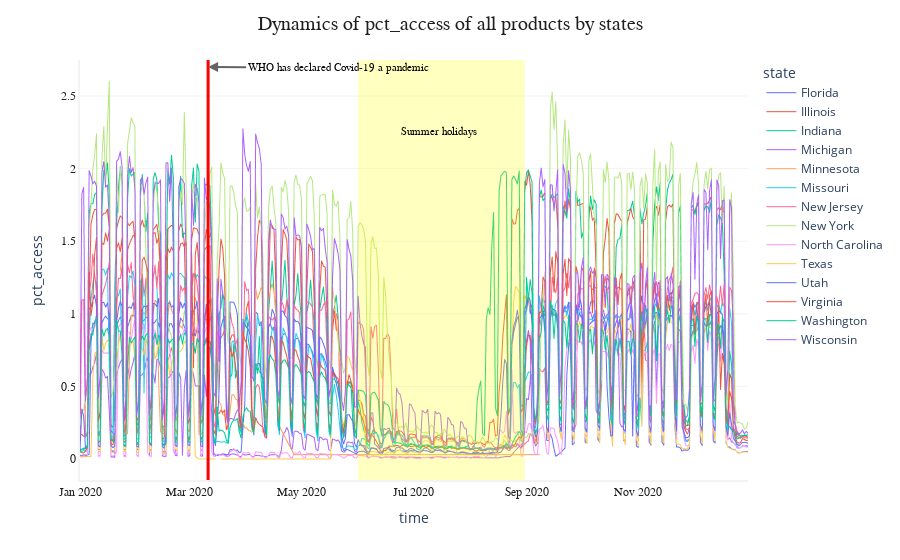

The cell this chart's notebook holds for it:
### Markdown cell above
# Filter the plotly chart category
+ We now Visualize Dynamics of pct_access of all products by states

### Code cell
#Dynamics of pct_access of all products by states
fig = px.line(st_acсess, x="time", y="pct_access", color="state", line_group="state")

fig.update_layout(plot_bgcolor = 'white', title = 'Dynamics of pct_access of all products by states', 
                  title_font_family = 'monospace', title_font_color = '#221f1f', title_font_size = 20, title_x = 0.5)
fig.update_xaxes(showline = True, linecolor = '#f5f2f2', linewidth = 2, tickfont_family = 'monospace', tickfont_color = '#221f1f', tickfont_size = 12)
fig.update_yaxes(showline = True, linecolor = '#f5f2f2', 
                 showgrid = True, gridwidth = 1, gridcolor = '#f5f2f2',
                 linewidth = 2, tickfont_family = 'monospace', tickfont_color = '#221f1f', tickfont_size = 12)

fig.add_vline(x = '2020-03-11', line_width = 3, line_color="red")

fig.add_annotation(
        x='2020-03-11',
        y=2.7,
        text="WHO has declared Covid-19 a pandemic",
        showarrow=True,
        font=dict(
            family="monospace",
            size=11,
            color="black"
            ),
        arrowhead=2,
        arrowsize=1,
        arrowwidth=2,
        arrowcolor="#636363",
        ax= 130,
        ay=1
        )

fig.add_vrect(x0="2020-06-01", x1="2020-08-31", fillcolor="yellow", opacity=0.25, line_width=0)

fig.add_annotation(
        x='2020-07-15',
        y=2.25,
        text="Summer holidays",
        showarrow=False,
        font=dict(
            family="monospace",
            size=11,
            color="black"
            )
        )

fig.update_traces(line_width=1)

fig.show()

### Figure 1 — Plotly figure (JSON) as saved in the notebook; plotly's stock layout.template omitted (floating-point values rounded to 4 significant figures; data arrays with more than 128 entries replaced by an {"elided": "..."} marker saying what was removed)
{"data": [{"hovertemplate": "state=Florida<br>time=%{x}<br>pct_access=%{y}<extra></extra>", "legendgroup": "Florida", "line": {"color": "#636efa", "dash": "solid", "width": 1}, "mode": "lines", "name": "Florida", "showlegend": true, "type": "scattergl", "x": {"elided": "366 str values"}, "xaxis": "x", "y": {"elided": "366 float values"}, "yaxis": "y"}, {"hovertemplate": "state=Illinois<br>time=%{x}<br>pct_access=%{y}<extra></extra>", "legendgroup": "Illinois", "line": {"color": "#EF553B", "dash": "solid", "width": 1}, "mode": "lines", "name": "Illinois", "showlegend": true, "type": "scattergl", "x": {"elided": "366 str values"}, "xaxis": "x", "y": {"elided": "366 float values"}, "yaxis": "y"}, {"hovertemplate": "state=Indiana<br>time=%{x}<br>pct_access=%{y}<extra></extra>", "legendgroup": "Indiana", "line": {"color": "#00cc96", "dash": "solid", "width": 1}, "mode": "lines", "name": "Indiana", "showlegend": true, "type": "scattergl", "x": {"elided": "366 str values"}, "xaxis": "x", "y": {"elided": "366 float values"}, "yaxis": "y"}, {"hovertemplate": "state=Michigan<br>time=%{x}<br>pct_access=%{y}<extra></extra>", "legendgroup": "Michigan", "line": {"color": "#ab63fa", "dash": "solid", "width": 1}, "mode": "lines", "name": "Michigan", "showlegend": true, "type": "scattergl", "x": {"elided": "366 str values"}, "xaxis": "x", "y": {"elided": "366 float values"}, "yaxis": "y"}, {"hovertemplate": "state=Minnesota<br>time=%{x}<br>pct_access=%{y}<extra></extra>", "legendgroup": "Minnesota", "line": {"color": "#FFA15A", "dash": "solid", "width": 1}, "mode": "lines", "name": "Minnesota", "showlegend": true, "type": "scattergl", "x": ["2020-01-23T00:00:00", "2020-01-24T00:00:00", "2020-01-25T00:00:00", "2020-01-26T00:00:00", "2020-01-27T00:00:00", "2020-01-28T00:00:00", "2020-01-29T00:00:00", "2020-01-30T00:00:00", "2020-01-31T00:00:00", "2020-02-01T00:00:00", "2020-02-02T00:00:00", "2020-02-03T00:00:00", "2020-02-04T00:00:00", "2020-02-05T00:00:00", "2020-02-06T00:00:00", "2020-02-07T00:00:00", "2020-02-08T00:00:00", "2020-02-09T00:00:00", "2020-02-10T00:00:00", "2020-02-11T00:00:00", "2020-02-12T00:00:00", "2020-02-13T00:00:00", "2020-02-14T00:00:00", "2020-02-15T00:00:00", "2020-02-16T00:00:00", "2020-02-17T00:00:00", "2020-02-18T00:00:00", "2020-02-19T00:00:00", "2020-02-20T00:00:00", "2020-02-21T00:00:00", "2020-02-22T00:00:00", "2020-02-23T00:00:00", "2020-02-24T00:00:00", "2020-02-25T00:00:00", "2020-02-26T00:00:00", "2020-02-27T00:00:00", "2020-02-28T00:00:00", "2020-02-29T00:00:00", "2020-03-01T00:00:00", "2020-03-02T00:00:00", "2020-03-03T00:00:00", "2020-03-04T00:00:00", "2020-03-05T00:00:00", "2020-03-06T00:00:00", "2020-03-07T00:00:00", "2020-03-08T00:00:00", "2020-03-09T00:00:00", "2020-03-10T00:00:00", "2020-03-11T00:00:00", "2020-03-12T00:00:00", "2020-03-13T00:00:00", "2020-03-14T00:00:00", "2020-03-15T00:00:00", "2020-03-16T00:00:00", "2020-03-17T00:00:00", "2020-03-18T00:00:00", "2020-03-19T00:00:00", "2020-03-20T00:00:00", "2020-03-21T00:00:00", "2020-03-22T00:00:00", "2020-03-23T00:00:00", "2020-03-24T00:00:00", "2020-03-25T00:00:00", "2020-03-26T00:00:00", "2020-03-27T00:00:00", "2020-03-28T00:00:00", "2020-03-29T00:00:00", "2020-03-30T00:00:00", "2020-03-31T00:00:00", "2020-04-01T00:00:00", "2020-04-02T00:00:00", "2020-04-03T00:00:00", "2020-04-04T00:00:00", "2020-04-05T00:00:00", "2020-04-06T00:00:00", "2020-04-07T00:00:00", "2020-04-08T00:00:00", "2020-04-09T00:00:00", "2020-04-10T00:00:00", "2020-04-11T00:00:00", "2020-04-12T00:00:00", "2020-04-13T00:00:00", "2020-04-14T00:00:00", "2020-04-15T00:00:00", "2020-04-16T00:00:00", "2020-04-17T00:00:00", "2020-04-18T00:00:00", "2020-04-19T00:00:00", "2020-04-20T00:00:00", "2020-04-27T00:00:00", "2020-05-20T00:00:00", "2020-07-28T00:00:00", "2020-09-08T00:00:00"], "xaxis": "x", "y": [1.294, 1.423, 0.265, 0.1792, 0.1742, 0.6872, 0.99, 0.9783, 1.219, 0.206, 0.1828, 1.018, 0.9949, 1.008, 0.9795, 1.105, 0.1746, 0.1859, 1.004, 1.092, 1.082, 0.5255, 0.189, 0.1751, 0.1768, 0.1791, 0.9872, 1.092, 1.026, 0.9967, 0.21, 0.1761, 0.9189, 0.9148, 0.9, 1.012, 1.043, 0.1848, 0.204, 0.9709, 0.9992, 1.111, 1.067, 0.1694, 0.169, 0.1822, 0.951, 0.9652, 0.8933, 1.027, 1.104, 0.2033, 0.1826, 0.9234, 0.3965, 0.3711, 0.3045, 0.3039, 0.2176, 0.2037, 0.3323, 0.4435, 0.4407, 0.4133, 0.4072, 0.2847, 0.2424, 0.2522, 0.2137, 0.2145, 0.1989, 0.1941, 0.1837, 0.2049, 1.175, 1.101, 1.141, 1.179, 1.148, 0.4142, 0.2383, 1.095, 1.162, 1.207, 1.149, 1.032, 0.3461, 0.2319, 0.1985, 0.03, 0.03, 0.03, 0.03], "yaxis": "y"}, {"hovertemplate": "state=Missouri<br>time=%{x}<br>pct_access=%{y}<extra></extra>", "legendgroup": "Missouri", "line": {"color": "#19d3f3", "dash": "solid", "width": 1}, "mode": "lines", "name": "Missouri", "showlegend": true, "type": "scattergl", "x": {"elided": "366 str values"}, "xaxis": "x", "y": {"elided": "366 float values"}, "yaxis": "y"}, {"hovertemplate": "state=New Jersey<br>time=%{x}<br>pct_access=%{y}<extra></extra>", "legendgroup": "New Jersey", "line": {"color": "#FF6692", "dash": "solid", "width": 1}, "mode": "lines", "name": "New Jersey", "showlegend": true, "type": "scattergl", "x": {"elided": "366 str values"}, "xaxis": "x", "y": {"elided": "366 float values"}, "yaxis": "y"}, {"hovertemplate": "state=New York<br>time=%{x}<br>pct_access=%{y}<extra></extra>", "legendgroup": "New York", "line": {"color": "#B6E880", "dash": "solid", "width": 1}, "mode": "lines", "name": "New York", "showlegend": true, "type": "scattergl", "x": {"elided": "366 str values"}, "xaxis": "x", "y": {"elided": "366 float values"}, "yaxis": "y"}, {"hovertemplate": "state=North Carolina<br>time=%{x}<br>pct_access=%{y}<extra></extra>", "legendgroup": "North Carolina", "line": {"color": "#FF97FF", "dash": "solid", "width": 1}, "mode": "lines", "name": "North Carolina", "showlegend": true, "type": "scattergl", "x": {"elided": "366 str values"}, "xaxis": "x", "y": {"elided": "366 float values"}, "yaxis": "y"}, {"hovertemplate": "state=Texas<br>time=%{x}<br>pct_access=%{y}<extra></extra>", "legendgroup": "Texas", "line": {"color": "#FECB52", "dash": "solid", "width": 1}, "mode": "lines", "name": "Texas", "showlegend": true, "type": "scattergl", "x": {"elided": "365 str values"}, "xaxis": "x", "y": {"elided": "365 float values"}, "yaxis": "y"}, {"hovertemplate": "state=Utah<br>time=%{x}<br>pct_access=%{y}<extra></extra>", "legendgroup": "Utah", "line": {"color": "#636efa", "dash": "solid", "width": 1}, "mode": "lines", "name": "Utah", "showlegend": true, "type": "scattergl", "x": {"elided": "366 str values"}, "xaxis": "x", "y": {"elided": "366 float values"}, "yaxis": "y"}, {"hovertemplate": "state=Virginia<br>time=%{x}<br>pct_access=%{y}<extra></extra>", "legendgroup": "Virginia", "line": {"color": "#EF553B", "dash": "solid", "width": 1}, "mode": "lines", "name": "Virginia", "showlegend": true, "type": "scattergl", "x": {"elided": "366 str values"}, "xaxis": "x", "y": {"elided": "366 float values"}, "yaxis": "y"}, {"hovertemplate": "state=Washington<br>time=%{x}<br>pct_access=%{y}<extra></extra>", "legendgroup": "Washington", "line": {"color": "#00cc96", "dash": "solid", "width": 1}, "mode": "lines", "name": "Washington", "showlegend": true, "type": "scattergl", "x": {"elided": "366 str values"}, "xaxis": "x", "y": {"elided": "366 float values"}, "yaxis": "y"}, {"hovertemplate": "state=Wisconsin<br>time=%{x}<br>pct_access=%{y}<extra></extra>", "legendgroup": "Wisconsin", "line": {"color": "#ab63fa", "dash": "solid", "width": 1}, "mode": "lines", "name": "Wisconsin", "showlegend": true, "type": "scattergl", "x": {"elided": "366 str values"}, "xaxis": "x", "y": {"elided": "366 float values"}, "yaxis": "y"}], "layout": {"annotations": [{"arrowcolor": "#636363", "arrowhead": 2, "arrowsize": 1, "arrowwidth": 2, "ax": 130, "ay": 1, "font": {"color": "black", "family": "monospace", "size": 11}, "showarrow": true, "text": "WHO has declared Covid-19 a pandemic", "x": "2020-03-11", "y": 2.7}, {"font": {"color": "black", "family": "monospace", "size": 11}, "showarrow": false, "text": "Summer holidays", "x": "2020-07-15", "y": 2.25}], "legend": {"title": {"text": "state"}, "tracegroupgap": 0}, "margin": {"t": 60}, "plot_bgcolor": "white", "shapes": [{"line": {"color": "red", "width": 3}, "type": "line", "x0": "2020-03-11", "x1": "2020-03-11", "xref": "x", "y0": 0, "y1": 1, "yref": "y domain"}, {"fillcolor": "yellow", "line": {"width": 0}, "opacity": 0.25, "type": "rect", "x0": "2020-06-01", "x1": "2020-08-31", "xref": "x", "y0": 0, "y1": 1, "yref": "y domain"}], "title": {"font": {"color": "#221f1f", "family": "monospace", "size": 20}, "text": "Dynamics of pct_access of all products by states", "x": 0.5}, "xaxis": {"anchor": "y", "domain": [0, 1], "linecolor": "#f5f2f2", "linewidth": 2, "showline": true, "tickfont": {"color": "#221f1f", "family": "monospace", "size": 12}, "title": {"text": "time"}}, "yaxis": {"anchor": "x", "domain": [0, 1], "gridcolor": "#f5f2f2", "gridwidth": 1, "linecolor": "#f5f2f2", "linewidth": 2, "showgrid": true, "showline": true, "tickfont": {"color": "#221f1f", "family": "monospace", "size": 12}, "title": {"text": "pct_access"}}}}
